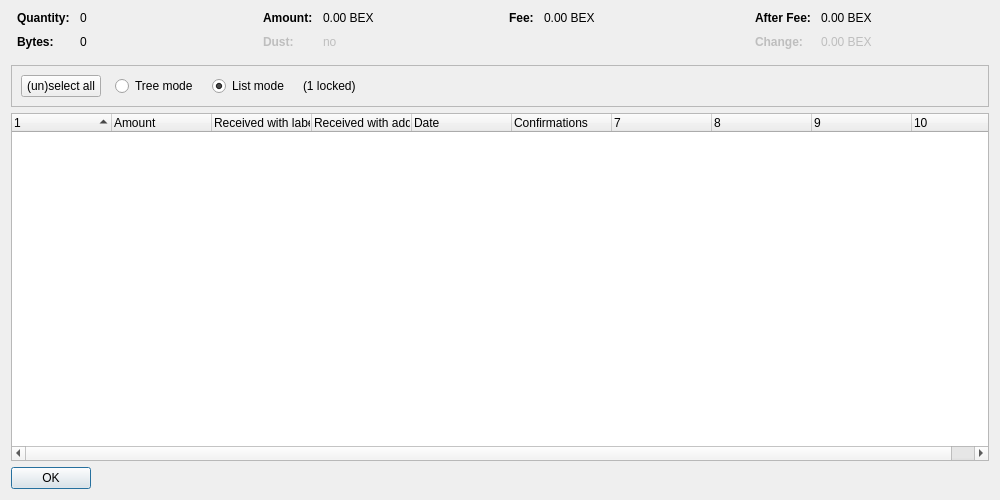
<?xml version="1.0" encoding="UTF-8"?>
<ui version="4.0">
 <class>CoinControlDialog</class>
 <widget class="QDialog" name="CoinControlDialog">
  <property name="geometry">
   <rect>
    <x>0</x>
    <y>0</y>
    <width>1000</width>
    <height>500</height>
   </rect>
  </property>
  <property name="windowTitle">
   <string>Coin Selection</string>
  </property>
  <layout class="QVBoxLayout" name="verticalLayout">
   <item>
    <layout class="QHBoxLayout" name="horizontalLayoutTop" stretch="0,0,0,0">
     <property name="topMargin">
      <number>0</number>
     </property>
     <property name="bottomMargin">
      <number>10</number>
     </property>
     <item>
      <layout class="QFormLayout" name="formLayoutCoinControl1">
       <property name="horizontalSpacing">
        <number>10</number>
       </property>
       <property name="verticalSpacing">
        <number>10</number>
       </property>
       <property name="leftMargin">
        <number>6</number>
       </property>
       <property name="rightMargin">
        <number>6</number>
       </property>
       <item row="0" column="0">
        <widget class="QLabel" name="labelCoinControlQuantityText">
         <property name="font">
          <font>
           <weight>75</weight>
           <bold>true</bold>
          </font>
         </property>
         <property name="text">
          <string>Quantity:</string>
         </property>
        </widget>
       </item>
       <item row="0" column="1">
        <widget class="QLabel" name="labelCoinControlQuantity">
         <property name="cursor">
          <cursorShape>IBeamCursor</cursorShape>
         </property>
         <property name="contextMenuPolicy">
          <enum>Qt::ActionsContextMenu</enum>
         </property>
         <property name="text">
          <string notr="true">0</string>
         </property>
         <property name="textInteractionFlags">
          <set>Qt::LinksAccessibleByMouse|Qt::TextSelectableByKeyboard|Qt::TextSelectableByMouse</set>
         </property>
        </widget>
       </item>
       <item row="1" column="0">
        <widget class="QLabel" name="labelCoinControlBytesText">
         <property name="font">
          <font>
           <weight>75</weight>
           <bold>true</bold>
          </font>
         </property>
         <property name="text">
          <string>Bytes:</string>
         </property>
        </widget>
       </item>
       <item row="1" column="1">
        <widget class="QLabel" name="labelCoinControlBytes">
         <property name="cursor">
          <cursorShape>IBeamCursor</cursorShape>
         </property>
         <property name="contextMenuPolicy">
          <enum>Qt::ActionsContextMenu</enum>
         </property>
         <property name="text">
          <string notr="true">0</string>
         </property>
         <property name="textInteractionFlags">
          <set>Qt::LinksAccessibleByMouse|Qt::TextSelectableByKeyboard|Qt::TextSelectableByMouse</set>
         </property>
        </widget>
       </item>
      </layout>
     </item>
     <item>
      <layout class="QFormLayout" name="formLayoutCoinControl2">
       <property name="horizontalSpacing">
        <number>10</number>
       </property>
       <property name="verticalSpacing">
        <number>10</number>
       </property>
       <property name="leftMargin">
        <number>6</number>
       </property>
       <property name="rightMargin">
        <number>6</number>
       </property>
       <item row="0" column="0">
        <widget class="QLabel" name="labelCoinControlAmountText">
         <property name="font">
          <font>
           <weight>75</weight>
           <bold>true</bold>
          </font>
         </property>
         <property name="text">
          <string>Amount:</string>
         </property>
        </widget>
       </item>
       <item row="0" column="1">
        <widget class="QLabel" name="labelCoinControlAmount">
         <property name="cursor">
          <cursorShape>IBeamCursor</cursorShape>
         </property>
         <property name="contextMenuPolicy">
          <enum>Qt::ActionsContextMenu</enum>
         </property>
         <property name="text">
          <string notr="true">0.00 BEX</string>
         </property>
         <property name="textInteractionFlags">
          <set>Qt::LinksAccessibleByMouse|Qt::TextSelectableByKeyboard|Qt::TextSelectableByMouse</set>
         </property>
        </widget>
       </item>
       <item row="1" column="0">
        <widget class="QLabel" name="labelCoinControlLowOutputText">
         <property name="enabled">
          <bool>false</bool>
         </property>
         <property name="font">
          <font>
           <weight>75</weight>
           <bold>true</bold>
          </font>
         </property>
         <property name="text">
          <string>Dust:</string>
         </property>
        </widget>
       </item>
       <item row="1" column="1">
        <widget class="QLabel" name="labelCoinControlLowOutput">
         <property name="enabled">
          <bool>false</bool>
         </property>
         <property name="cursor">
          <cursorShape>IBeamCursor</cursorShape>
         </property>
         <property name="contextMenuPolicy">
          <enum>Qt::ActionsContextMenu</enum>
         </property>
         <property name="text">
          <string notr="true">no</string>
         </property>
         <property name="textInteractionFlags">
          <set>Qt::LinksAccessibleByMouse|Qt::TextSelectableByKeyboard|Qt::TextSelectableByMouse</set>
         </property>
        </widget>
       </item>
      </layout>
     </item>
     <item>
      <layout class="QFormLayout" name="formLayoutCoinControl3">
       <property name="horizontalSpacing">
        <number>10</number>
       </property>
       <property name="verticalSpacing">
        <number>10</number>
       </property>
       <property name="leftMargin">
        <number>6</number>
       </property>
       <property name="rightMargin">
        <number>6</number>
       </property>
       <item row="0" column="0">
        <widget class="QLabel" name="labelCoinControlFeeText">
         <property name="font">
          <font>
           <weight>75</weight>
           <bold>true</bold>
          </font>
         </property>
         <property name="text">
          <string>Fee:</string>
         </property>
        </widget>
       </item>
       <item row="0" column="1">
        <widget class="QLabel" name="labelCoinControlFee">
         <property name="cursor">
          <cursorShape>IBeamCursor</cursorShape>
         </property>
         <property name="contextMenuPolicy">
          <enum>Qt::ActionsContextMenu</enum>
         </property>
         <property name="text">
          <string notr="true">0.00 BEX</string>
         </property>
         <property name="textInteractionFlags">
          <set>Qt::LinksAccessibleByMouse|Qt::TextSelectableByKeyboard|Qt::TextSelectableByMouse</set>
         </property>
        </widget>
       </item>
      </layout>
     </item>
     <item>
      <layout class="QFormLayout" name="formLayoutCoinControl4">
       <property name="horizontalSpacing">
        <number>10</number>
       </property>
       <property name="verticalSpacing">
        <number>10</number>
       </property>
       <property name="leftMargin">
        <number>6</number>
       </property>
       <property name="rightMargin">
        <number>6</number>
       </property>
       <item row="0" column="0">
        <widget class="QLabel" name="labelCoinControlAfterFeeText">
         <property name="font">
          <font>
           <weight>75</weight>
           <bold>true</bold>
          </font>
         </property>
         <property name="text">
          <string>After Fee:</string>
         </property>
        </widget>
       </item>
       <item row="0" column="1">
        <widget class="QLabel" name="labelCoinControlAfterFee">
         <property name="cursor">
          <cursorShape>IBeamCursor</cursorShape>
         </property>
         <property name="contextMenuPolicy">
          <enum>Qt::ActionsContextMenu</enum>
         </property>
         <property name="text">
          <string notr="true">0.00 BEX</string>
         </property>
         <property name="textInteractionFlags">
          <set>Qt::LinksAccessibleByMouse|Qt::TextSelectableByKeyboard|Qt::TextSelectableByMouse</set>
         </property>
        </widget>
       </item>
       <item row="1" column="0">
        <widget class="QLabel" name="labelCoinControlChangeText">
         <property name="enabled">
          <bool>false</bool>
         </property>
         <property name="font">
          <font>
           <weight>75</weight>
           <bold>true</bold>
          </font>
         </property>
         <property name="text">
          <string>Change:</string>
         </property>
        </widget>
       </item>
       <item row="1" column="1">
        <widget class="QLabel" name="labelCoinControlChange">
         <property name="enabled">
          <bool>false</bool>
         </property>
         <property name="cursor">
          <cursorShape>IBeamCursor</cursorShape>
         </property>
         <property name="contextMenuPolicy">
          <enum>Qt::ActionsContextMenu</enum>
         </property>
         <property name="text">
          <string notr="true">0.00 BEX</string>
         </property>
         <property name="textInteractionFlags">
          <set>Qt::LinksAccessibleByMouse|Qt::TextSelectableByKeyboard|Qt::TextSelectableByMouse</set>
         </property>
        </widget>
       </item>
      </layout>
     </item>
    </layout>
   </item>
   <item>
    <widget class="QFrame" name="frame">
     <property name="minimumSize">
      <size>
       <width>0</width>
       <height>40</height>
      </size>
     </property>
     <property name="frameShape">
      <enum>QFrame::StyledPanel</enum>
     </property>
     <property name="frameShadow">
      <enum>QFrame::Sunken</enum>
     </property>
     <layout class="QHBoxLayout" name="horizontalLayout">
      <item>
       <layout class="QHBoxLayout" name="horizontalLayoutPanel" stretch="0,0,0,0,0">
        <property name="spacing">
         <number>14</number>
        </property>
        <item>
         <widget class="QPushButton" name="pushButtonSelectAll">
          <property name="sizePolicy">
           <sizepolicy hsizetype="Maximum" vsizetype="Fixed">
            <horstretch>0</horstretch>
            <verstretch>0</verstretch>
           </sizepolicy>
          </property>
          <property name="text">
           <string>(un)select all</string>
          </property>
          <property name="autoDefault">
           <bool>false</bool>
          </property>
         </widget>
        </item>
        <item>
         <widget class="QRadioButton" name="radioTreeMode">
          <property name="sizePolicy">
           <sizepolicy hsizetype="Maximum" vsizetype="Fixed">
            <horstretch>0</horstretch>
            <verstretch>0</verstretch>
           </sizepolicy>
          </property>
          <property name="text">
           <string>Tree mode</string>
          </property>
         </widget>
        </item>
        <item>
         <widget class="QRadioButton" name="radioListMode">
          <property name="sizePolicy">
           <sizepolicy hsizetype="Maximum" vsizetype="Fixed">
            <horstretch>0</horstretch>
            <verstretch>0</verstretch>
           </sizepolicy>
          </property>
          <property name="text">
           <string>List mode</string>
          </property>
          <property name="checked">
           <bool>true</bool>
          </property>
         </widget>
        </item>
        <item>
         <widget class="QLabel" name="labelLocked">
          <property name="text">
           <string notr="true">(1 locked)</string>
          </property>
         </widget>
        </item>
        <item>
         <spacer name="horizontalSpacer">
          <property name="orientation">
           <enum>Qt::Horizontal</enum>
          </property>
          <property name="sizeHint" stdset="0">
           <size>
            <width>40</width>
            <height>20</height>
           </size>
          </property>
         </spacer>
        </item>
       </layout>
      </item>
     </layout>
    </widget>
   </item>
   <item>
    <widget class="CoinControlTreeWidget" name="treeWidget">
     <property name="contextMenuPolicy">
      <enum>Qt::CustomContextMenu</enum>
     </property>
     <property name="sortingEnabled">
      <bool>false</bool>
     </property>
     <property name="columnCount">
      <number>10</number>
     </property>
     <attribute name="headerShowSortIndicator" stdset="0">
      <bool>true</bool>
     </attribute>
     <attribute name="headerStretchLastSection">
      <bool>false</bool>
     </attribute>
     <column>
      <property name="text">
       <string/>
      </property>
     </column>
     <column>
      <property name="text">
       <string>Amount</string>
      </property>
     </column>
     <column>
      <property name="text">
       <string>Received with label</string>
      </property>
     </column>
     <column>
      <property name="text">
       <string>Received with address</string>
      </property>
     </column>
     <column>
      <property name="text">
       <string>Date</string>
      </property>
     </column>
     <column>
      <property name="text">
       <string>Confirmations</string>
      </property>
      <property name="toolTip">
       <string>Confirmed</string>
      </property>
     </column>
     <column>
      <property name="text">
       <string/>
      </property>
     </column>
     <column>
      <property name="text">
       <string/>
      </property>
     </column>
     <column>
      <property name="text">
       <string/>
      </property>
     </column>
     <column>
      <property name="text">
       <string/>
      </property>
     </column>
    </widget>
   </item>
   <item>
    <widget class="QDialogButtonBox" name="buttonBox">
     <property name="sizePolicy">
      <sizepolicy hsizetype="Maximum" vsizetype="Fixed">
       <horstretch>0</horstretch>
       <verstretch>0</verstretch>
      </sizepolicy>
     </property>
     <property name="orientation">
      <enum>Qt::Horizontal</enum>
     </property>
     <property name="standardButtons">
      <set>QDialogButtonBox::Ok</set>
     </property>
    </widget>
   </item>
  </layout>
 </widget>
 <customwidgets>
  <customwidget>
   <class>CoinControlTreeWidget</class>
   <extends>QTreeWidget</extends>
   <header>qt/coincontroltreewidget.h</header>
  </customwidget>
 </customwidgets>
 <resources/>
 <connections/>
</ui>
